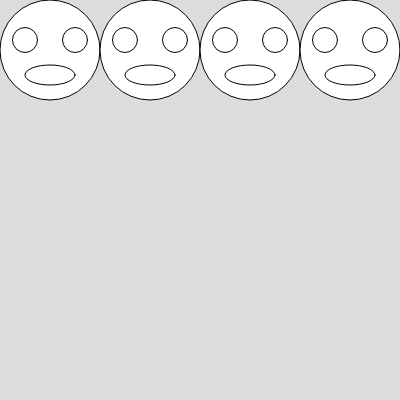
Frame 1 (no input)
Frame 60 (no input): identical to frame 1, image omitted
Frame 120 (the mouse pressed at the canvas centre since frame 60): identical to frame 1, image omitted

The p5.js sketch that drew this single still picture (run headless with seeded random() and noise() and a simulated clock; from frame 60 on, the mouse is pressed at the canvas centre):

// p5.js sketch
// ── sketch.js
function setup() {
  createCanvas(400, 400);
}

function draw() {
  background(220);
  
  draw_head();
  
  translate(100,0);
  draw_head();

  translate(100,0);
  draw_head();

  translate(100,0);
  draw_head();
}

function draw_head() {
  circle(10*5,10*5,20*5);
  circle(5*5,8*5,5*5);
  circle(15*5,8*5,5*5);
  ellipse(10*5,15*5,10*5,4*5);
}
